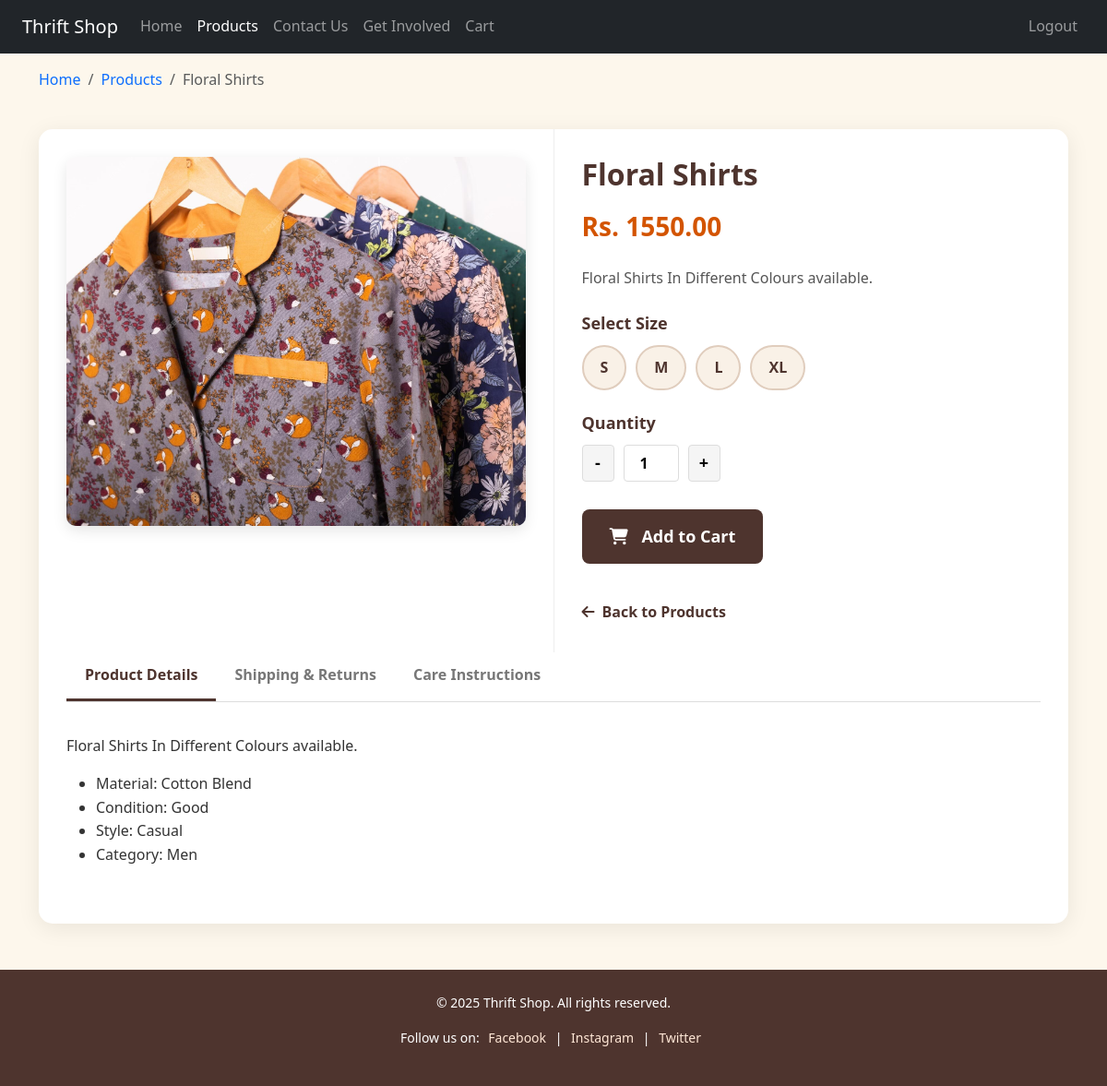
Page /products/1/ (signed in) on the committed database.
### shop/models.py (models this page shows, shortened)
class Product(models.Model):
    CATEGORY_CHOICES = [
        ('Men', 'Men'),
        ('Women', 'Women'),
    ]
    name = models.CharField(max_length=200)
    description = models.TextField(default='No description available')
    price = models.DecimalField(max_digits=8, decimal_places=2)
    image = models.ImageField(upload_to='products/')
    category = models.CharField(max_length=10, choices=CATEGORY_CHOICES)
    sizes = models.ManyToManyField(Size, related_name='products', blank=True)

class Size(models.Model):
    code = models.CharField(max_length=4, choices=SIZE_CHOICES, unique=True)

### shop/views.py (the view)
# urls.py: path('products/<int:pk>/', views.product_detail, name='product_detail'),
def product_detail(request, pk):
    product = get_object_or_404(Product, pk=pk)
    sizes = product.sizes.all()
    if request.method == 'POST':
        selected_size = request.POST.get('selected_size')
        print("Selected size:", selected_size)  # For debugging
    return render(request, 'shop/product_detail.html', {
        'product': product,
        'sizes': sizes
    })

### shop/templates/shop/product_detail.html (shortened to what this page needs)
{% load static %}
<!DOCTYPE html>
<html lang="en">
<head>
    <link href="https://cdn.jsdelivr.net/npm/bootstrap@5.3.3/dist/css/bootstrap.min.css" rel="stylesheet">
    <link rel="stylesheet" href="https://cdnjs.cloudflare.com/ajax/libs/font-awesome/6.4.0/css/all.min.css">
</head>
<body>
    <nav class="navbar navbar-expand-lg navbar-dark bg-dark px-4">
        <a class="navbar-brand" href="{% url 'home' %}">Thrift Shop</a>
        <div class="collapse navbar-collapse" id="navbarSupportedContent">
            <ul class="navbar-nav me-auto mb-2 mb-lg-0">
                <li class="nav-item">
                    <a class="nav-link" href="{% url 'home' %}">Home</a>
                </li>
                <li class="nav-item">
                    <a class="nav-link active" href="{% url 'products' %}">Products</a>
                </li>
                <li class="nav-item">
                    <a class="nav-link" href="{% url 'contact' %}">Contact Us</a>
                </li>
                <li class="nav-item">
                    <a class="nav-link" href="{% url 'get_involved' %}">Get Involved</a>
                </li>
                <li class="nav-item">
                    <a class="nav-link" href="{% url 'cart' %}">Cart</a>
                </li>
            </ul>
            <ul class="navbar-nav ms-auto">
                {% if user.is_authenticated %}
                    <li class="nav-item">
                        <a class="nav-link" href="{% url 'logout' %}">Logout</a>
                    </li>
                {% else %}
                    <li class="nav-item">
                        <a class="nav-link" href="{% url 'login' %}">Login</a>
                    </li>
                {% endif %}
            </ul>
        </div>
    </nav>
    <div class="container mt-3">
        <nav aria-label="breadcrumb">
            <ol class="breadcrumb">
                <li class="breadcrumb-item"><a href="{% url 'home' %}">Home</a></li>
                <li class="breadcrumb-item"><a href="{% url 'products' %}">Products</a></li>
                <li class="breadcrumb-item active" aria-current="page">{{ product.name }}</li>
            </ol>
        </nav>
    </div>
    <div class="container">
        <div class="product-container">
            <div class="product-content">
                <div class="product-images">
                    {% if product.image %}
                        <img src="{{ product.image.url }}" alt="{{ product.name }}" class="main-image">
                    {% else %}
                        <div class="main-image d-flex align-items-center justify-content-center bg-light">
                            <span class="text-muted">No image available</span>
                        </div>
                    {% endif %}
                </div>
                <div class="product-info">
                    <h1 class="product-title">{{ product.name }}</h1>
                    <div class="product-price">Rs. {{ product.price|floatformat:2 }}</div>
                    <p class="product-description">{{ product.description }}</p>
                    <form action="{% url 'add_to_cart' product.id %}" method="post" id="add-to-cart-form">
                        <div class="size-section">
                            <h3 class="section-title">Select Size</h3>
                            <div class="size-options">
                                {% if product.sizes.exists %}
                                    {% for size in product.sizes.all %}
                                        <label for="size_{{ size.code }}" class="size-label">{{ size.code }}</label>
                                    {% endfor %}
                                {% else %}
                                    <span class="text-muted">No sizes available.</span>
                                    <input type="hidden" name="size" value="">
                                {% endif %}
                            </div>
                        </div>
                        <div class="quantity-section">
                            <h3 class="section-title">Quantity</h3>
                            <div class="quantity-control">
                                <button type="button" class="quantity-btn" onclick="decreaseQty()">-</button>
                                <input type="number" id="quantity" name="quantity" value="1" min="1" class="quantity-input">
                                <button type="button" class="quantity-btn" onclick="increaseQty()">+</button>
                            </div>
                        </div>
                        <button type="submit" class="add-to-cart-btn">
                            <i class="fas fa-shopping-cart"></i> Add to Cart
                        </button>
                    </form>
                    <a href="{% url 'products' %}" class="back-link">
                        <i class="fas fa-arrow-left"></i> Back to Products
                    </a>
                </div>
            </div>
            <div class="product-tabs">
                <div class="tabs-nav">
                    <button class="tab-btn active" onclick="openTab('details')">Product Details</button>
                    <button class="tab-btn" onclick="openTab('shipping')">Shipping & Returns</button>
                    <button class="tab-btn" onclick="openTab('care')">Care Instructions</button>
                </div>
                <div id="details" class="tab-content active">
                    <p>{{ product.description }}</p>
                    <ul class="mt-3">
                        <li>Material: Cotton Blend</li>
                        <li>Condition: Good</li>
                        <li>Style: Casual</li>
                        <li>Category: {{ product.category }}</li>
                    </ul>
                </div>
            </div>
        </div>
    </div>
    <footer>
        <p>© 2025 Thrift Shop. All rights reserved.</p>
        <p>Follow us on:
            <a href="#">Facebook</a> |
            <a href="#">Instagram</a> |
            <a href="#">Twitter</a>
        </p>
    </footer>
</body>
</html>

### shop/templates/shop/product_detail.html (style rules this page uses)
:root { --primary-color: #4e342e; --accent-color: #f6ebfd; --bg-light: #fdf7ec; --text-dark: #333; --highlight: #d35400; --success: #28a745; }
* { margin: 0; padding: 0; box-sizing: border-box; }
body { font-family: 'Segoe UI', Tahoma, Geneva, Verdana, sans-serif; background-color: var(--bg-light); color: var(--text-dark); line-height: 1.6; }
a { text-decoration: none; transition: all 0.3s ease; }
.product-container { max-width: 1200px; margin: 40px auto; background-color: white; border-radius: 15px; box-shadow: 0 5px 25px rgba(0, 0, 0, 0.08); overflow: hidden; }
.product-content { display: flex; flex-wrap: wrap; }
.product-images { flex: 1; min-width: 300px; padding: 30px; }
.main-image { width: 100%; height: 400px; object-fit: cover; border-radius: 10px; box-shadow: 0 5px 15px rgba(0, 0, 0, 0.1); }
.product-info { flex: 1; min-width: 300px; padding: 30px; border-left: 1px solid #eee; }
.product-title { font-size: 32px; font-weight: 700; color: var(--primary-color); margin-bottom: 15px; }
.product-price { font-size: 28px; font-weight: 700; color: var(--highlight); margin-bottom: 20px; }
.product-description { font-size: 16px; color: #555; margin-bottom: 25px; line-height: 1.7; }
.size-section { margin-bottom: 25px; }
.section-title { font-size: 18px; font-weight: 600; color: var(--primary-color); margin-bottom: 12px; }
.size-options { display: flex; flex-wrap: wrap; gap: 10px; }
.size-label { display: inline-block; padding: 10px 18px; background-color: #f9f1e7; color: var(--primary-color); border: 2px solid #e0cdbd; border-radius: 30px; font-weight: 600; cursor: pointer; transition: all 0.3s ease; }
.quantity-section { margin-bottom: 30px; }
.quantity-control { display: flex; align-items: center; max-width: 150px; }
.quantity-btn { width: 40px; height: 40px; background-color: #f5f5f5; border: 1px solid #ddd; border-radius: 4px; display: flex; align-items: center; justify-content: center; font-size: 18px; font-weight: bold; cursor: pointer; transition: all 0.2s ease; }
.quantity-input { width: 60px; height: 40px; border: 1px solid #ddd; text-align: center; font-size: 16px; font-weight: 600; margin: 0 10px; border-radius: 4px; }
.add-to-cart-btn { display: inline-block; padding: 15px 30px; background-color: var(--primary-color); color: white; border: none; border-radius: 8px; font-size: 18px; font-weight: 600; cursor: pointer; transition: all 0.3s ease; margin-bottom: 20px; }
.add-to-cart-btn i { margin-right: 10px; }
.back-link { display: inline-flex; align-items: center; color: var(--primary-color); font-weight: 600; margin-top: 20px; transition: all 0.3s ease; }
.back-link i { margin-right: 8px; }
.product-tabs { padding: 0 30px 30px; }
.tabs-nav { display: flex; border-bottom: 1px solid #ddd; margin-bottom: 20px; }
.tab-btn { padding: 12px 20px; background: none; border: none; border-bottom: 3px solid transparent; font-size: 16px; font-weight: 600; color: #777; cursor: pointer; transition: all 0.3s ease; }
.tab-btn.active { color: var(--primary-color); border-bottom-color: var(--primary-color); }
.tab-content { display: none; padding: 15px 0; }
.tab-content.active { display: block; }
footer { background-color: var(--primary-color); color: white; padding: 25px 10px; text-align: center; font-size: 14px; margin-top: 50px; }
footer a { color: #ffe7d6; margin: 0 6px; }

### rows in the picture
Product: name "Floral Shirts", image (picture), price "1550.00", description "Floral Shirts In Different Colours available.", category "Men"
Size: code "S"
Size: code "M"
Size: code "L"
Size: code "XL"
